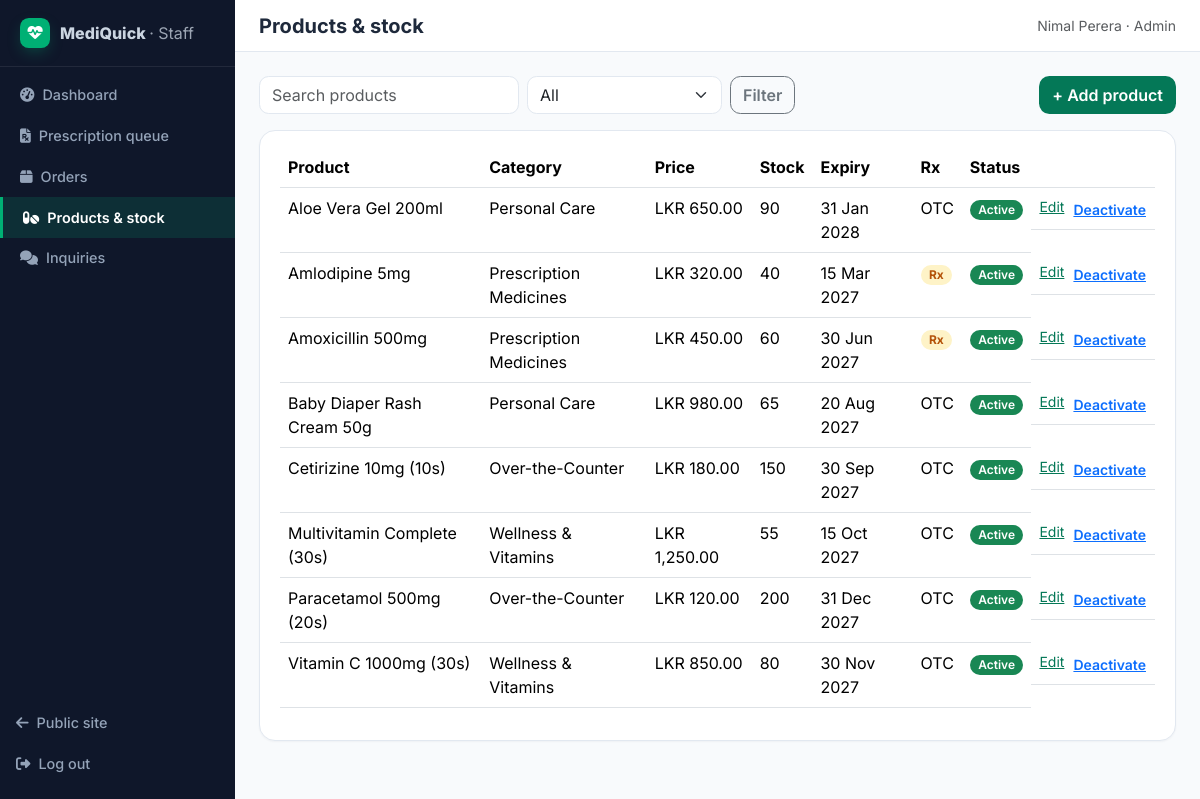
Page /mediquick/staff/products.php (signed in) on the committed database.
### tables this page shows
CREATE TABLE products (
  id                    INT UNSIGNED AUTO_INCREMENT PRIMARY KEY,
  category_id           INT UNSIGNED NOT NULL,
  name                  VARCHAR(150) NOT NULL,
  generic_name          VARCHAR(150) NULL,           
  brand                 VARCHAR(100) NULL,
  description           TEXT NULL,
  dosage_guidelines     TEXT NULL,
  safety_info           TEXT NULL,
  price                 DECIMAL(10,2) NOT NULL CHECK (price >= 0),    
  stock_qty             INT NOT NULL DEFAULT 0 CHECK (stock_qty >= 0),
  reorder_level         INT NOT NULL DEFAULT 10,
  requires_prescription TINYINT(1) NOT NULL DEFAULT 0,                
  expiry_date           DATE NULL,
  image                 VARCHAR(255) NULL,
  is_active             TINYINT(1) NOT NULL DEFAULT 1,
  created_at            DATETIME NOT NULL DEFAULT CURRENT_TIMESTAMP,
  updated_at            DATETIME NOT NULL DEFAULT CURRENT_TIMESTAMP ON UPDATE CURRENT_TIMESTAMP,
  FOREIGN KEY (category_id) REFERENCES categories(id),
  INDEX idx_products_name (name),
  INDEX idx_products_generic (generic_name)
);

CREATE TABLE categories (
  id          INT UNSIGNED AUTO_INCREMENT PRIMARY KEY,
  name        VARCHAR(80)  NOT NULL UNIQUE,
  slug        VARCHAR(80)  NOT NULL UNIQUE,
  description VARCHAR(255) NULL
);

### mediquick/includes/functions.php (called while the page is built, shortened)
<?php
function e(?string $value): string
{
    return htmlspecialchars($value ?? '', ENT_QUOTES, 'UTF-8');
}
function money(float $amount): string
{
    return 'LKR ' . number_format($amount, 2);
}
function url(string $path = ''): string
{
    return BASE_URL . '/' . ltrim($path, '/');
}

### mediquick/staff/products.php (the view, shortened to what this page needs)
<?php
require_once __DIR__ . '/../includes/bootstrap.php';
$search = trim($_GET['q'] ?? '');
$where = ['1=1'];
$params = [];
$stmt = $pdo->prepare(
    'SELECT p.*, c.name AS category_name FROM products p JOIN categories c ON c.id = p.category_id
     WHERE ' . implode(' AND ', $where) . ' ORDER BY p.name LIMIT 200'
);
$stmt->execute($params);
$products = $stmt->fetchAll();
require __DIR__ . '/../includes/app-header.php';
?>
<div class="d-flex justify-content-between align-items-center mb-3 flex-wrap gap-2">
  <form method="get" class="d-flex gap-2">
    <input type="search" name="q" class="form-control" placeholder="Search products" value="<?= e($search) ?>">
    <select name="filter" class="form-select" style="width:auto">
      <option value="">All</option>
    </select>
    <button class="btn btn-outline-secondary">Filter</button>
  </form>
  <a href="<?= url('staff/product-form.php') ?>" class="btn" style="background:var(--brand);color:#fff">+ Add product</a>
</div>
<div class="kpi-tile">
  <?php if (!$products): ?>
    <p class="text-muted mb-0">No products match.</p>
  <?php else: ?>
    <table class="table">
      <thead><tr><th>Product</th><th>Category</th><th>Price</th><th>Stock</th><th>Expiry</th><th>Rx</th><th>Status</th><th></th></tr></thead>
      <tbody>
      <?php foreach ($products as $p): ?>
        <tr>
          <td><?= e($p['name']) ?></td>
          <td><?= e($p['category_name']) ?></td>
          <td><?= money((float) $p['price']) ?></td>
          <td class="<?= $p['stock_qty'] <= $p['reorder_level'] ? 'text-danger fw-semibold' : '' ?>"><?= $p['stock_qty'] ?></td>
          <td><?= $p['expiry_date'] ? date('d M Y', strtotime($p['expiry_date'])) : '—' ?></td>
          <td><?= $p['requires_prescription'] ? '<span class="badge badge-rx">Rx</span>' : 'OTC' ?></td>
          <td><span class="badge <?= $p['is_active'] ? 'text-bg-success' : 'text-bg-secondary' ?>"><?= $p['is_active'] ? 'Active' : 'Inactive' ?></span></td>
          <td class="d-flex gap-2">
            <a href="<?= url('staff/product-form.php?id=' . $p['id']) ?>" class="small">Edit</a>
            <form method="post" onsubmit="return confirm('<?= $p['is_active'] ? 'Deactivate' : 'Reactivate' ?> this product?')">
              <button type="submit" name="toggle_active" value="<?= $p['id'] ?>" class="btn btn-link btn-sm p-0 small"><?= $p['is_active'] ? 'Deactivate' : 'Reactivate' ?></button>
            </form>
          </td>
        </tr>
      <?php endforeach; ?>
      </tbody>
    </table>
  <?php endif; ?>
</div>
<?php require __DIR__ . '/../includes/app-footer.php'; ?>

### mediquick/assets/css/style.css (style rules this page uses)
:root { --brand-50: #F0FDF4; --brand-100: #DCFCE7; --brand-200: #BBF7D0; --brand-500: #00B074; --brand-600: #059669; --brand-700: #047857; --brand-900: #064E3B; --navy-800: #0A192F; --navy-900: #0F172A; --slate-50: #F8FAFC; --slate-100: #F1F5F9; --slate-200: #E2E8F0; --slate-400: #94A3B8; --slate-500: #64748B; --slate-800: #1E293B; --amber-100: #FEF3C7; --amber-700: #B45309; --brand: var(--brand-700); --brand-light: var(--brand-500); --brand-soft: var(--brand-100); --navy: var(--navy-900); --ink: var(--slate-800); --muted: var(--slate-500); --rule: var(--slate-200); }
body { font-family: 'Inter', system-ui, sans-serif; color: var(--ink); background: var(--slate-50); }
a { color: var(--brand-700); }
.btn { border-radius: .65rem; font-weight: 600; }
.form-control, .form-select { border-radius: .6rem; border-color: var(--rule); }
.badge { border-radius: 999px; font-weight: 600; padding: .35em .7em; }
.badge-rx { background: var(--amber-100); color: var(--amber-700); font-weight: 700; }
.kpi-tile { border: 1px solid var(--rule); border-radius: 1rem; background: #fff; padding: 1rem 1.25rem; box-shadow: 0 1px 2px rgba(15, 23, 42, .04); }

### rows in the picture
products: name "Aloe Vera Gel 200ml", category.name "Personal Care", price "LKR 650.00", stock_qty "90", expiry_date "31 Jan 2028", requires_prescription "OTC", is_active "Active", $p['id'] 7 (drawn)
products: name "Amlodipine 5mg", category.name "Prescription Medicines", price "LKR 320.00", stock_qty "40", expiry_date "15 Mar 2027", requires_prescription "Rx", is_active "Active", $p['id'] 2 (drawn)
products: name "Amoxicillin 500mg", category.name "Prescription Medicines", price "LKR 450.00", stock_qty "60", expiry_date "30 Jun 2027", requires_prescription "Rx", is_active "Active", $p['id'] 1 (drawn)
products: name "Baby Diaper Rash Cream 50g", category.name "Personal Care", price "LKR 980.00", stock_qty "65", expiry_date "20 Aug 2027", requires_prescription "OTC", is_active "Active", $p['id'] 8 (drawn)
products: name "Cetirizine 10mg (10s)", category.name "Over-the-Counter", price "LKR 180.00", stock_qty "150", expiry_date "30 Sep 2027", requires_prescription "OTC", is_active "Active", $p['id'] 4 (drawn)
products: name "Multivitamin Complete (30s)", category.name "Wellness & Vitamins", price "LKR 1,250.00", stock_qty "55", expiry_date "15 Oct 2027", requires_prescription "OTC", is_active "Active", $p['id'] 6 (drawn)
products: name "Paracetamol 500mg (20s)", category.name "Over-the-Counter", price "LKR 120.00", stock_qty "200", expiry_date "31 Dec 2027", requires_prescription "OTC", is_active "Active", $p['id'] 3 (drawn)
products: name "Vitamin C 1000mg (30s)", category.name "Wellness & Vitamins", price "LKR 850.00", stock_qty "80", expiry_date "30 Nov 2027", requires_prescription "OTC", is_active "Active", $p['id'] 5 (drawn)

### other values in the picture
$area "Staff"
$label "Dashboard"
$label "Prescription queue"
$label "Orders"
$label "Products & stock"
$label "Inquiries"
$pageTitle "Products & stock"
$user['name'] "Nimal Perera"
$user['role'] "Admin"
